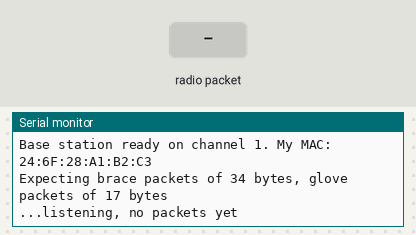
A sketch run on a simulated ESP32. Shown: the last lines printed to the serial monitor. The inputs (shaded band) are chosen by the test bench.

Above: at 2.2 s.
2.3 s: radio packet "BUZZ" arrives
At 5.0 s:
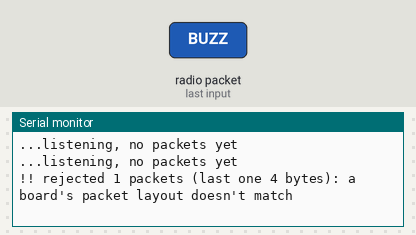
5.3 s: radio packet "0" arrives
At 6.8 s:
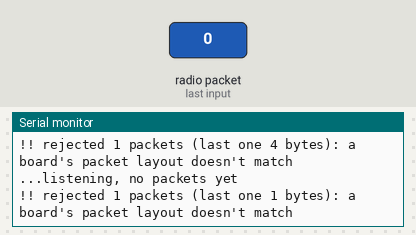

Measured:
- after the input at 2.3 s, the serial monitor: prints a new line after 1.7 s (image 1)
- after the input at 5.3 s, the serial monitor: prints a new line after 0.70 s (image 2)

The sketch:

base_station.ino
```cpp
// base_station.ino - Drone Leash base station: receives brace and glove packets over ESP-NOW
// and prints each one as a JSON line on USB serial for the laptop's Python code.
// The other way: a line "BUZZ <effect>" from the laptop is broadcast to the brace, which buzzes.
// Plug this board into the laptop. Serial Monitor: 115200.
#include <WiFi.h>
#include <esp_now.h>
#include <esp_wifi.h>
#include "esp_arduino_version.h"

// Must match the layout in brace_espnow.ino exactly
struct __attribute__((packed)) BracePacket {
  uint8_t magic;  // 0xB5
  uint16_t seq;
  uint32_t ms;
  float heading;
  uint8_t accuracy;
  uint8_t radius;
  uint8_t buttons;
  int32_t lat;  // degrees x 10^7
  int32_t lon;  // degrees x 10^7
  uint8_t fix;
  uint8_t sats;
  uint16_t hacc_cm;
  int16_t vn_cm;      // walking velocity north, cm/s
  int16_t ve_cm;      // walking velocity east, cm/s
  uint16_t speed_cm;  // ground speed, cm/s
  uint16_t sacc_cm;   // speed accuracy, cm/s
};

// Must match the layout in glove.ino exactly
struct __attribute__((packed)) GlovePacket {
  uint8_t magic;  // 0xC7
  uint16_t seq;
  uint32_t ms;
  float roll;
  float pitch;
  uint8_t clutch;
  uint8_t pads;
};

// Laptop -> brace: must match the layout in brace_espnow.ino exactly
struct __attribute__((packed)) BuzzPacket {
  uint8_t magic;   // 0xD1
  uint8_t effect;  // DRV2605 effect number
};
uint8_t broadcastAddr[6] = {0xFF, 0xFF, 0xFF, 0xFF, 0xFF, 0xFF};
char line[32];
int lineLen = 0;

BracePacket latestBrace;
GlovePacket latestGlove;
volatile bool freshBrace = false, freshGlove = false;
volatile uint32_t rejected = 0, lastRejectLen = 0;
uint32_t received = 0;
portMUX_TYPE mux = portMUX_INITIALIZER_UNLOCKED;

// The receive callback's signature changed in Arduino-ESP32 version 3
#if ESP_ARDUINO_VERSION_MAJOR >= 3
void onRecv(const esp_now_recv_info_t *info, const uint8_t *data, int len) {
#else
void onRecv(const uint8_t *mac, const uint8_t *data, int len) {
#endif
  portENTER_CRITICAL(&mux);
  if (len == sizeof(BracePacket) && data[0] == 0xB5) {
    memcpy(&latestBrace, data, sizeof(BracePacket));
    freshBrace = true;
  } else if (len == sizeof(GlovePacket) && data[0] == 0xC7) {
    memcpy(&latestGlove, data, sizeof(GlovePacket));
    freshGlove = true;
  } else {
    rejected++;  // wrong size or magic: usually one board flashed with an old struct
    lastRejectLen = len;
  }
  portEXIT_CRITICAL(&mux);
}

void setup() {
  Serial.begin(115200);
  delay(1000);
  WiFi.mode(WIFI_STA);
  esp_wifi_set_channel(1, WIFI_SECOND_CHAN_NONE);  // brace, glove and base must share a channel
  if (esp_now_init() != ESP_OK) {
    Serial.println("ESP-NOW init failed");
    while (true) delay(10);
  }
  esp_now_register_recv_cb(onRecv);
  esp_now_peer_info_t peer = {};
  memcpy(peer.peer_addr, broadcastAddr, 6);
  peer.channel = 0;  // use the current Wi-Fi channel
  peer.encrypt = false;
  if (esp_now_add_peer(&peer) != ESP_OK) Serial.println("Could not add broadcast peer (buzz disabled)");
  uint8_t mac[6];
  esp_wifi_get_mac(WIFI_IF_STA, mac);
  Serial.printf("Base station ready on channel 1. My MAC: %02X:%02X:%02X:%02X:%02X:%02X\n",
                mac[0], mac[1], mac[2], mac[3], mac[4], mac[5]);
  Serial.printf("Expecting brace packets of %u bytes, glove packets of %u bytes\n",
                (unsigned)sizeof(BracePacket), (unsigned)sizeof(GlovePacket));
}

unsigned long lastBeat = 0;

// "BUZZ <effect>" from the laptop -> one ESP-NOW broadcast the brace turns into a buzz
void handleLine(const char *cmd) {
  if (strncmp(cmd, "BUZZ ", 5) != 0) return;
  int fx = atoi(cmd + 5);
  if (fx < 1 || fx > 123) return;  // DRV2605 effects are 1-123
  BuzzPacket b = {0xD1, (uint8_t)fx};
  esp_err_t r = esp_now_send(broadcastAddr, (uint8_t *)&b, sizeof(b));
  Serial.printf("{\"src\":\"B\",\"buzz\":%d,\"ok\":%s}\n", fx, r == ESP_OK ? "true" : "false");
}

void loop() {
  while (Serial.available()) {
    char ch = (char)Serial.read();
    if (ch == '\n' || ch == '\r') {
      line[lineLen] = '\0';
      if (lineLen) handleLine(line);
      lineLen = 0;
    } else if (lineLen < (int)sizeof(line) - 1) {
      line[lineLen++] = ch;
    }
  }

  // Heartbeat every 2 s, so you can tell "alive but hearing nothing" from "stuck"
  if (millis() - lastBeat >= 2000) {
    lastBeat = millis();
    if (received == 0) Serial.println("...listening, no packets yet");
    if (rejected > 0) {
      Serial.printf("!! rejected %lu packets (last one %lu bytes): a board's packet layout doesn't match\n",
                    (unsigned long)rejected, (unsigned long)lastRejectLen);
      rejected = 0;
    }
  }

  BracePacket b;
  GlovePacket g;
  bool gotBrace, gotGlove;
  portENTER_CRITICAL(&mux);
  gotBrace = freshBrace;
  gotGlove = freshGlove;
  if (gotBrace) memcpy(&b, &latestBrace, sizeof(BracePacket));
  if (gotGlove) memcpy(&g, &latestGlove, sizeof(GlovePacket));
  freshBrace = freshGlove = false;
  portEXIT_CRITICAL(&mux);

  // One JSON object per line, tagged src "P" (pendant/brace) or "G" (glove)
  if (gotBrace) {
    received++;
    Serial.printf("{\"src\":\"P\",\"seq\":%u,\"ms\":%lu,\"heading\":%.1f,\"acc\":%u,\"radius\":%u,\"btn\":%u,"
                  "\"lat\":%.7f,\"lon\":%.7f,\"fix\":%u,\"sats\":%u,\"hacc_m\":%.2f,"
                  "\"vn\":%.2f,\"ve\":%.2f,\"speed\":%.2f,\"sacc\":%.2f}\n",
                  b.seq, (unsigned long)b.ms, b.heading, b.accuracy, b.radius, b.buttons,
                  b.lat / 1e7, b.lon / 1e7, b.fix, b.sats, b.hacc_cm / 100.0,
                  b.vn_cm / 100.0, b.ve_cm / 100.0, b.speed_cm / 100.0, b.sacc_cm / 100.0);
  }
  if (gotGlove) {
    received++;
    Serial.printf("{\"src\":\"G\",\"seq\":%u,\"ms\":%lu,\"roll\":%.1f,\"pitch\":%.1f,\"clutch\":%u,\"pads\":%u}\n",
                  g.seq, (unsigned long)g.ms, g.roll, g.pitch, g.clutch, g.pads);
  }
}
```
